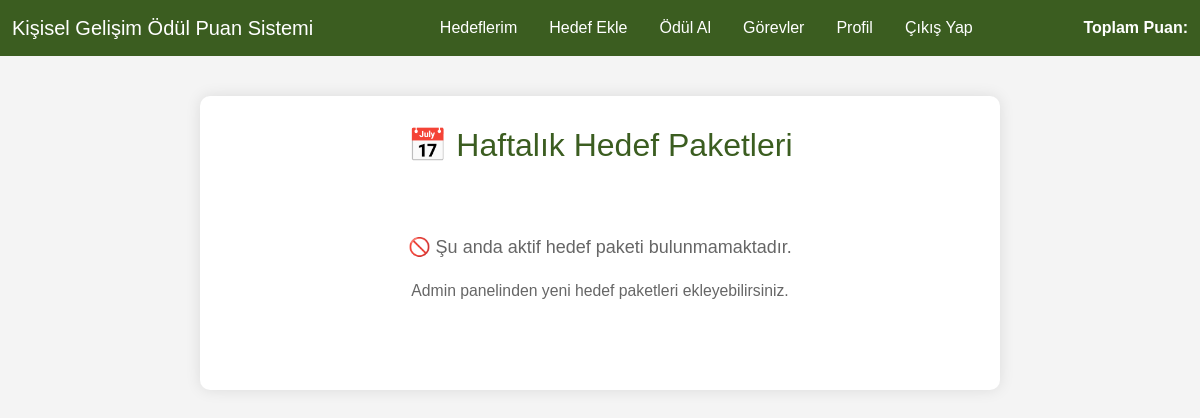
The page /accounts/haftalik-hedefler/ on the database as committed earlier.
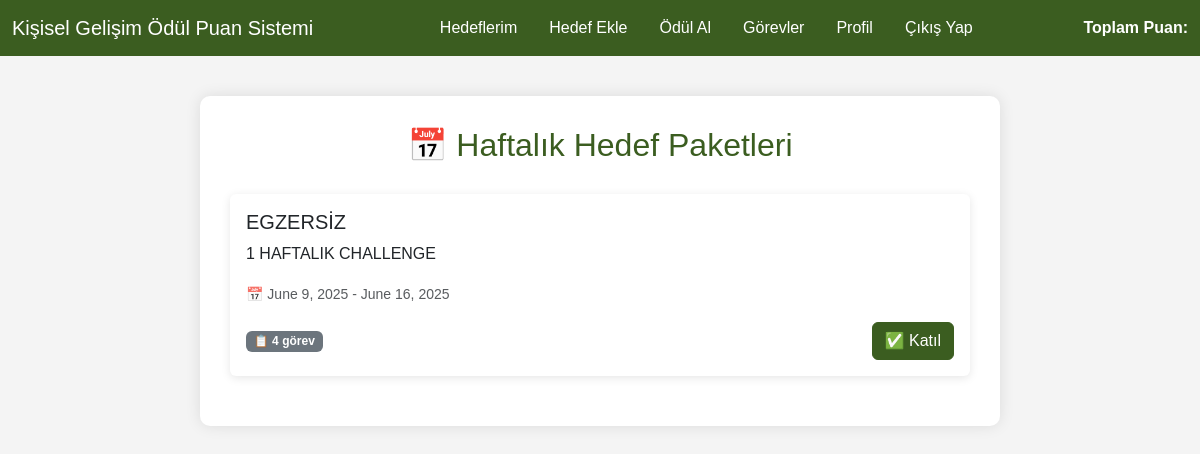
The same page on the database as committed later.
### accounts/models.py (models this page shows, shortened)
class Challenge(models.Model):
    title = models.CharField(max_length=255)
    description = models.TextField(blank=True)
    start_date = models.DateField()
    end_date = models.DateField()
    created_at = models.DateTimeField(auto_now_add=True)
    is_active = models.BooleanField(default=True)

### accounts/views.py (the view)
# urls.py: path('haftalik-hedefler/', views.challenge_list, name='challenge_list'),
def challenge_list(request):
    today = timezone.now().date()
    all_challenges = Challenge.objects.all()
    active_challenges = Challenge.objects.filter(is_active=True)
    date_filtered_challenges = Challenge.objects.filter(start_date__lte=today, end_date__gte=today, is_active=True)
    context = {
        'challenges': date_filtered_challenges,
        'total_challenges': all_challenges.count(),
        'active_challenges': active_challenges.count(),
        'date_filtered_count': date_filtered_challenges.count(),
        'today': today,
    }
    return render(request, 'challenges/challenge_list.html', context)

### accounts/templates/challenges/challenge_list.html (shortened to what this page needs)
<!DOCTYPE html>
<html lang="tr">
  <head>
    {% load static %}
    <link
      href="https://cdn.jsdelivr.net/npm/bootstrap@5.3.0/dist/css/bootstrap.min.css"
      rel="stylesheet"
    />
  </head>
  <body>
    <nav class="navbar navbar-expand-lg navbar-custom">
      <div class="container-fluid">
        <a class="navbar-brand" href="{% url 'home' %}"
          >Kişisel Gelişim Ödül Puan Sistemi</a
        >
        <div>
          <ul class="navbar-nav me-auto mb-2 mb-lg-0 d-flex flex-row gap-3">
            <li class="nav-item">
              <a class="nav-link" href="{% url 'goal_list' %}">Hedeflerim</a>
            </li>
            <li class="nav-item">
              <a class="nav-link" href="{% url 'add_goal' %}">Hedef Ekle</a>
            </li>
            <li class="nav-item">
              <a class="nav-link" href="{% url 'reward_list' %}">Ödül Al</a>
            </li>
            <li class="nav-item">
              <a class="nav-link" href="{% url 'task_pool' %}">Görevler</a>
            </li>
            <li class="nav-item">
              <a class="nav-link" href="{% url 'profile' %}">Profil</a>
            </li>
            <li class="nav-item">
              <form
                method="post"
                action="{% url 'logout' %}"
                style="display: inline"
              >
                <button
                  type="submit"
                  class="nav-link"
                  style="background: none; border: none"
                >
                  Çıkış Yap
                </button>
              </form>
            </li>
          </ul>
        </div>
        <span class="text-white fw-bold"
          >Toplam Puan: {{ user.profile.points }}</span
        >
      </div>
    </nav>
    <div class="container">
      <h2>📅 Haftalık Hedef Paketleri</h2>
       {% if challenges %} {% for challenge in challenges %}
      <div class="card">
        <div class="card-body">
          <h5 class="card-title">{{ challenge.title }}</h5>
          <p class="card-text">{{ challenge.description }}</p>
          <p class="card-text text-muted">
            <small
              >📅 {{ challenge.start_date }} - {{ challenge.end_date }}</small
            >
          </p>
          <div class="d-flex justify-content-between align-items-center">
            <span class="badge bg-secondary">
              📋 {{ challenge.tasks.count }} görev
            </span>
            <a
              href="{% url 'join_challenge' challenge.id %}"
              class="btn btn-success"
            >
              ✅ Katıl
            </a>
          </div>
        </div>
      </div>
      {% endfor %} {% else %}
      <div class="no-challenges">
        <p>🚫 Şu anda aktif hedef paketi bulunmamaktadır.</p>
        <p>
          <small>Admin panelinden yeni hedef paketleri ekleyebilirsiniz.</small>
        </p>
      </div>
      {% endif %}
    </div>
  </body>
</html>

### accounts/templates/challenges/challenge_list.html (style rules this page uses)
body { background-color: #f4f4f4; font-family: Arial, sans-serif; }
.navbar-custom { background-color: #3b5d20; }
.navbar-custom .nav-link, .navbar-custom .navbar-brand { color: white; }
.container { max-width: 800px; margin: 40px auto; background: white; padding: 30px; border-radius: 10px; box-shadow: 0 0 15px rgba(0, 0, 0, 0.1); }
.card { margin: 20px 0; border: none; box-shadow: 0 2px 10px rgba(0, 0, 0, 0.1); }
.btn-success { background-color: #3b5d20; border-color: #3b5d20; }
h2 { color: #3b5d20; text-align: center; margin-bottom: 30px; }

Rows that differ between the two databases and show on the page:
now on this page (row edited): Challenge: title "EGZERSİZ", description "1 HAFTALIK CHALLENGE", start_date "June 9, 2025", end_date "June 16, 2025", tasks.count "4"
Other text that changed with them:
text no longer shown: "🚫 Şu anda aktif hedef paketi bulunmamaktadır. Admin panelinden yeni hedef paketleri ekleyebilirsiniz."
